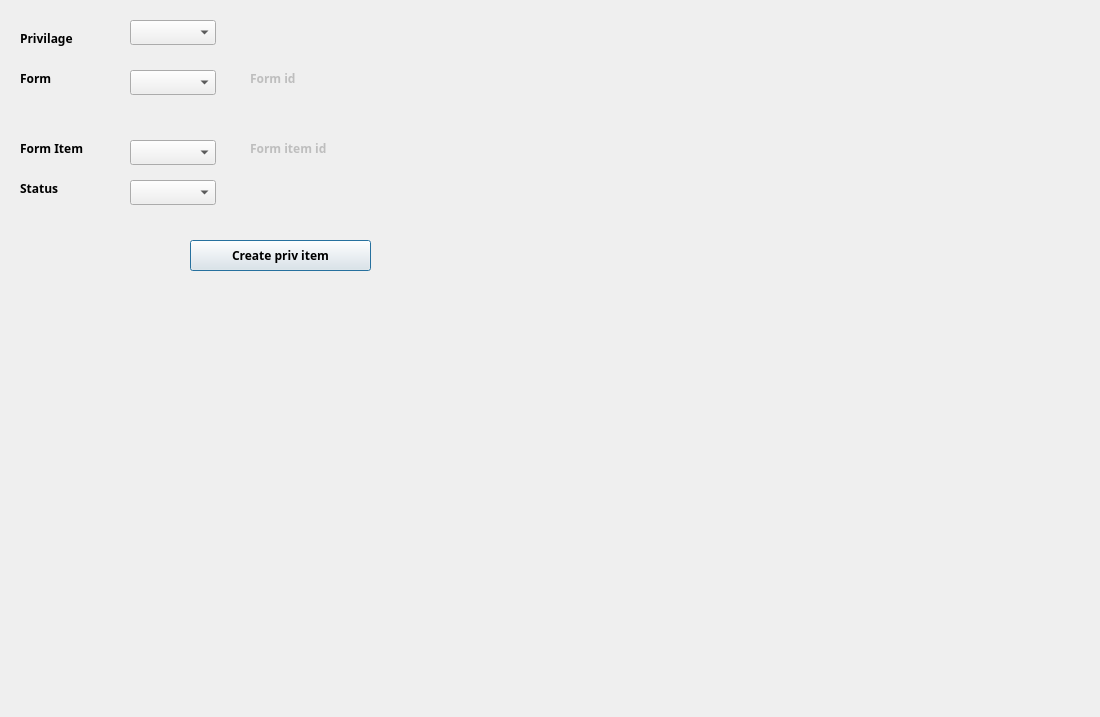
<?xml version="1.0" encoding="UTF-8"?>
<ui version="4.0">
 <class>Dialog</class>
 <widget class="QDialog" name="Dialog">
  <property name="geometry">
   <rect>
    <x>0</x>
    <y>0</y>
    <width>1100</width>
    <height>717</height>
   </rect>
  </property>
  <property name="minimumSize">
   <size>
    <width>1100</width>
    <height>717</height>
   </size>
  </property>
  <property name="maximumSize">
   <size>
    <width>1100</width>
    <height>717</height>
   </size>
  </property>
  <property name="windowTitle">
   <string>Priv</string>
  </property>
  <widget class="QComboBox" name="CMB_formItem">
   <property name="geometry">
    <rect>
     <x>130</x>
     <y>140</y>
     <width>86</width>
     <height>25</height>
    </rect>
   </property>
   <property name="font">
    <font>
     <family>29LT Bukra Regular</family>
     <pointsize>9</pointsize>
     <weight>75</weight>
     <bold>true</bold>
    </font>
   </property>
  </widget>
  <widget class="QLabel" name="label_3">
   <property name="geometry">
    <rect>
     <x>20</x>
     <y>140</y>
     <width>81</width>
     <height>17</height>
    </rect>
   </property>
   <property name="font">
    <font>
     <family>29LT Bukra Regular</family>
     <pointsize>9</pointsize>
     <weight>75</weight>
     <bold>true</bold>
    </font>
   </property>
   <property name="text">
    <string>Form Item</string>
   </property>
  </widget>
  <widget class="QLabel" name="label_2">
   <property name="geometry">
    <rect>
     <x>20</x>
     <y>70</y>
     <width>67</width>
     <height>17</height>
    </rect>
   </property>
   <property name="font">
    <font>
     <family>29LT Bukra Regular</family>
     <pointsize>9</pointsize>
     <weight>75</weight>
     <bold>true</bold>
    </font>
   </property>
   <property name="text">
    <string>Form</string>
   </property>
  </widget>
  <widget class="QPushButton" name="BTN_createPrivItem">
   <property name="geometry">
    <rect>
     <x>190</x>
     <y>240</y>
     <width>181</width>
     <height>31</height>
    </rect>
   </property>
   <property name="font">
    <font>
     <family>29LT Bukra Regular</family>
     <pointsize>9</pointsize>
     <weight>75</weight>
     <bold>true</bold>
    </font>
   </property>
   <property name="styleSheet">
    <string notr="true"/>
   </property>
   <property name="text">
    <string>Create priv item</string>
   </property>
  </widget>
  <widget class="QComboBox" name="CMB_priv">
   <property name="geometry">
    <rect>
     <x>130</x>
     <y>20</y>
     <width>86</width>
     <height>25</height>
    </rect>
   </property>
   <property name="font">
    <font>
     <family>29LT Bukra Regular</family>
     <pointsize>9</pointsize>
     <weight>75</weight>
     <bold>true</bold>
    </font>
   </property>
  </widget>
  <widget class="QLabel" name="User">
   <property name="geometry">
    <rect>
     <x>20</x>
     <y>30</y>
     <width>67</width>
     <height>17</height>
    </rect>
   </property>
   <property name="font">
    <font>
     <family>29LT Bukra Regular</family>
     <pointsize>9</pointsize>
     <weight>75</weight>
     <bold>true</bold>
    </font>
   </property>
   <property name="text">
    <string>Privilage</string>
   </property>
  </widget>
  <widget class="QLabel" name="LB_formId">
   <property name="enabled">
    <bool>false</bool>
   </property>
   <property name="geometry">
    <rect>
     <x>250</x>
     <y>70</y>
     <width>141</width>
     <height>17</height>
    </rect>
   </property>
   <property name="font">
    <font>
     <family>29LT Bukra Regular</family>
     <pointsize>9</pointsize>
     <weight>75</weight>
     <bold>true</bold>
    </font>
   </property>
   <property name="frameShape">
    <enum>QFrame::NoFrame</enum>
   </property>
   <property name="text">
    <string>Form id</string>
   </property>
  </widget>
  <widget class="QComboBox" name="CMB_form">
   <property name="geometry">
    <rect>
     <x>130</x>
     <y>70</y>
     <width>86</width>
     <height>25</height>
    </rect>
   </property>
   <property name="font">
    <font>
     <family>29LT Bukra Regular</family>
     <pointsize>9</pointsize>
     <weight>75</weight>
     <bold>true</bold>
    </font>
   </property>
  </widget>
  <widget class="QComboBox" name="CMB_status">
   <property name="geometry">
    <rect>
     <x>130</x>
     <y>180</y>
     <width>86</width>
     <height>25</height>
    </rect>
   </property>
   <property name="font">
    <font>
     <family>29LT Bukra Regular</family>
     <pointsize>9</pointsize>
     <weight>75</weight>
     <bold>true</bold>
    </font>
   </property>
  </widget>
  <widget class="QLabel" name="label_4">
   <property name="geometry">
    <rect>
     <x>20</x>
     <y>180</y>
     <width>81</width>
     <height>17</height>
    </rect>
   </property>
   <property name="font">
    <font>
     <family>29LT Bukra Regular</family>
     <pointsize>9</pointsize>
     <weight>75</weight>
     <bold>true</bold>
    </font>
   </property>
   <property name="text">
    <string>Status</string>
   </property>
  </widget>
  <widget class="QLabel" name="LB_formItemId">
   <property name="enabled">
    <bool>false</bool>
   </property>
   <property name="geometry">
    <rect>
     <x>250</x>
     <y>140</y>
     <width>141</width>
     <height>17</height>
    </rect>
   </property>
   <property name="font">
    <font>
     <family>29LT Bukra Regular</family>
     <pointsize>9</pointsize>
     <weight>75</weight>
     <bold>true</bold>
    </font>
   </property>
   <property name="frameShape">
    <enum>QFrame::NoFrame</enum>
   </property>
   <property name="text">
    <string>Form item id</string>
   </property>
  </widget>
 </widget>
 <resources/>
 <connections/>
</ui>
